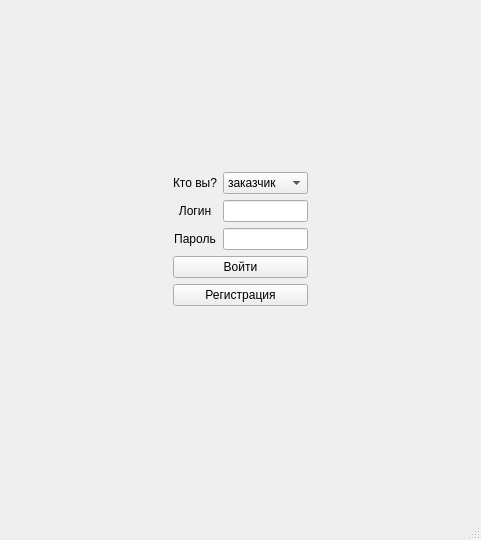
<?xml version="1.0" encoding="UTF-8"?>
<ui version="4.0">
 <class>Login</class>
 <widget class="QMainWindow" name="Login">
  <property name="enabled">
   <bool>true</bool>
  </property>
  <property name="geometry">
   <rect>
    <x>0</x>
    <y>0</y>
    <width>481</width>
    <height>540</height>
   </rect>
  </property>
  <property name="windowTitle">
   <string>Вход</string>
  </property>
  <property name="windowIcon">
   <iconset>
    <normaloff>../../logo/logo.png</normaloff>../../logo/logo.png</iconset>
  </property>
  <property name="animated">
   <bool>true</bool>
  </property>
  <widget class="QWidget" name="centralwidget">
   <layout class="QGridLayout" name="gridLayout">
    <item row="3" column="1">
     <layout class="QGridLayout" name="gridLayout_8">
      <item row="2" column="0">
       <widget class="QPushButton" name="pushButton_signUp">
        <property name="text">
         <string>Регистрация</string>
        </property>
       </widget>
      </item>
      <item row="1" column="0">
       <widget class="QPushButton" name="pushButton_signIn">
        <property name="text">
         <string>Войти</string>
        </property>
       </widget>
      </item>
     </layout>
    </item>
    <item row="0" column="1" rowspan="2">
     <spacer name="verticalSpacer">
      <property name="orientation">
       <enum>Qt::Vertical</enum>
      </property>
      <property name="sizeHint" stdset="0">
       <size>
        <width>20</width>
        <height>157</height>
       </size>
      </property>
     </spacer>
    </item>
    <item row="2" column="1">
     <layout class="QGridLayout" name="gridLayout_7">
      <item row="2" column="0">
       <widget class="QLabel" name="label_passwd">
        <property name="enabled">
         <bool>true</bool>
        </property>
        <property name="sizePolicy">
         <sizepolicy hsizetype="Preferred" vsizetype="Preferred">
          <horstretch>0</horstretch>
          <verstretch>0</verstretch>
         </sizepolicy>
        </property>
        <property name="baseSize">
         <size>
          <width>0</width>
          <height>0</height>
         </size>
        </property>
        <property name="focusPolicy">
         <enum>Qt::StrongFocus</enum>
        </property>
        <property name="text">
         <string>Пароль</string>
        </property>
        <property name="alignment">
         <set>Qt::AlignCenter</set>
        </property>
       </widget>
      </item>
      <item row="1" column="0">
       <widget class="QLabel" name="label_login">
        <property name="enabled">
         <bool>true</bool>
        </property>
        <property name="sizePolicy">
         <sizepolicy hsizetype="Preferred" vsizetype="Preferred">
          <horstretch>0</horstretch>
          <verstretch>0</verstretch>
         </sizepolicy>
        </property>
        <property name="baseSize">
         <size>
          <width>0</width>
          <height>0</height>
         </size>
        </property>
        <property name="focusPolicy">
         <enum>Qt::StrongFocus</enum>
        </property>
        <property name="text">
         <string>Логин</string>
        </property>
        <property name="alignment">
         <set>Qt::AlignCenter</set>
        </property>
       </widget>
      </item>
      <item row="0" column="0">
       <widget class="QLabel" name="label_4">
        <property name="enabled">
         <bool>true</bool>
        </property>
        <property name="sizePolicy">
         <sizepolicy hsizetype="Preferred" vsizetype="Preferred">
          <horstretch>0</horstretch>
          <verstretch>0</verstretch>
         </sizepolicy>
        </property>
        <property name="baseSize">
         <size>
          <width>0</width>
          <height>0</height>
         </size>
        </property>
        <property name="focusPolicy">
         <enum>Qt::StrongFocus</enum>
        </property>
        <property name="text">
         <string>Кто вы?</string>
        </property>
        <property name="scaledContents">
         <bool>false</bool>
        </property>
        <property name="alignment">
         <set>Qt::AlignCenter</set>
        </property>
       </widget>
      </item>
      <item row="0" column="1">
       <widget class="QComboBox" name="comboBox_role">
        <property name="enabled">
         <bool>true</bool>
        </property>
        <property name="sizePolicy">
         <sizepolicy hsizetype="Preferred" vsizetype="Fixed">
          <horstretch>0</horstretch>
          <verstretch>0</verstretch>
         </sizepolicy>
        </property>
        <property name="baseSize">
         <size>
          <width>0</width>
          <height>0</height>
         </size>
        </property>
        <property name="focusPolicy">
         <enum>Qt::StrongFocus</enum>
        </property>
        <item>
         <property name="text">
          <string>заказчик</string>
         </property>
        </item>
        <item>
         <property name="text">
          <string>оператор</string>
         </property>
        </item>
       </widget>
      </item>
      <item row="2" column="1">
       <widget class="QLineEdit" name="lineEdit_passwd">
        <property name="enabled">
         <bool>true</bool>
        </property>
        <property name="sizePolicy">
         <sizepolicy hsizetype="Preferred" vsizetype="Fixed">
          <horstretch>0</horstretch>
          <verstretch>0</verstretch>
         </sizepolicy>
        </property>
        <property name="baseSize">
         <size>
          <width>0</width>
          <height>0</height>
         </size>
        </property>
        <property name="focusPolicy">
         <enum>Qt::StrongFocus</enum>
        </property>
        <property name="alignment">
         <set>Qt::AlignCenter</set>
        </property>
       </widget>
      </item>
      <item row="1" column="1">
       <widget class="QLineEdit" name="lineEdit_login">
        <property name="enabled">
         <bool>true</bool>
        </property>
        <property name="sizePolicy">
         <sizepolicy hsizetype="Preferred" vsizetype="Fixed">
          <horstretch>0</horstretch>
          <verstretch>0</verstretch>
         </sizepolicy>
        </property>
        <property name="baseSize">
         <size>
          <width>0</width>
          <height>0</height>
         </size>
        </property>
        <property name="focusPolicy">
         <enum>Qt::StrongFocus</enum>
        </property>
        <property name="alignment">
         <set>Qt::AlignCenter</set>
        </property>
       </widget>
      </item>
     </layout>
    </item>
    <item row="3" column="0">
     <spacer name="horizontalSpacer_2">
      <property name="orientation">
       <enum>Qt::Horizontal</enum>
      </property>
      <property name="sizeHint" stdset="0">
       <size>
        <width>200</width>
        <height>20</height>
       </size>
      </property>
     </spacer>
    </item>
    <item row="3" column="2">
     <spacer name="horizontalSpacer">
      <property name="orientation">
       <enum>Qt::Horizontal</enum>
      </property>
      <property name="sizeHint" stdset="0">
       <size>
        <width>199</width>
        <height>20</height>
       </size>
      </property>
     </spacer>
    </item>
    <item row="4" column="1">
     <spacer name="verticalSpacer_2">
      <property name="orientation">
       <enum>Qt::Vertical</enum>
      </property>
      <property name="sizeHint" stdset="0">
       <size>
        <width>20</width>
        <height>179</height>
       </size>
      </property>
     </spacer>
    </item>
   </layout>
  </widget>
  <widget class="QMenuBar" name="menubar">
   <property name="geometry">
    <rect>
     <x>0</x>
     <y>0</y>
     <width>481</width>
     <height>21</height>
    </rect>
   </property>
  </widget>
  <widget class="QStatusBar" name="statusbar"/>
 </widget>
 <tabstops>
  <tabstop>comboBox_role</tabstop>
  <tabstop>lineEdit_login</tabstop>
  <tabstop>lineEdit_passwd</tabstop>
  <tabstop>pushButton_signIn</tabstop>
  <tabstop>pushButton_signUp</tabstop>
  <tabstop>label_4</tabstop>
  <tabstop>label_login</tabstop>
  <tabstop>label_passwd</tabstop>
 </tabstops>
 <resources/>
 <connections/>
</ui>
